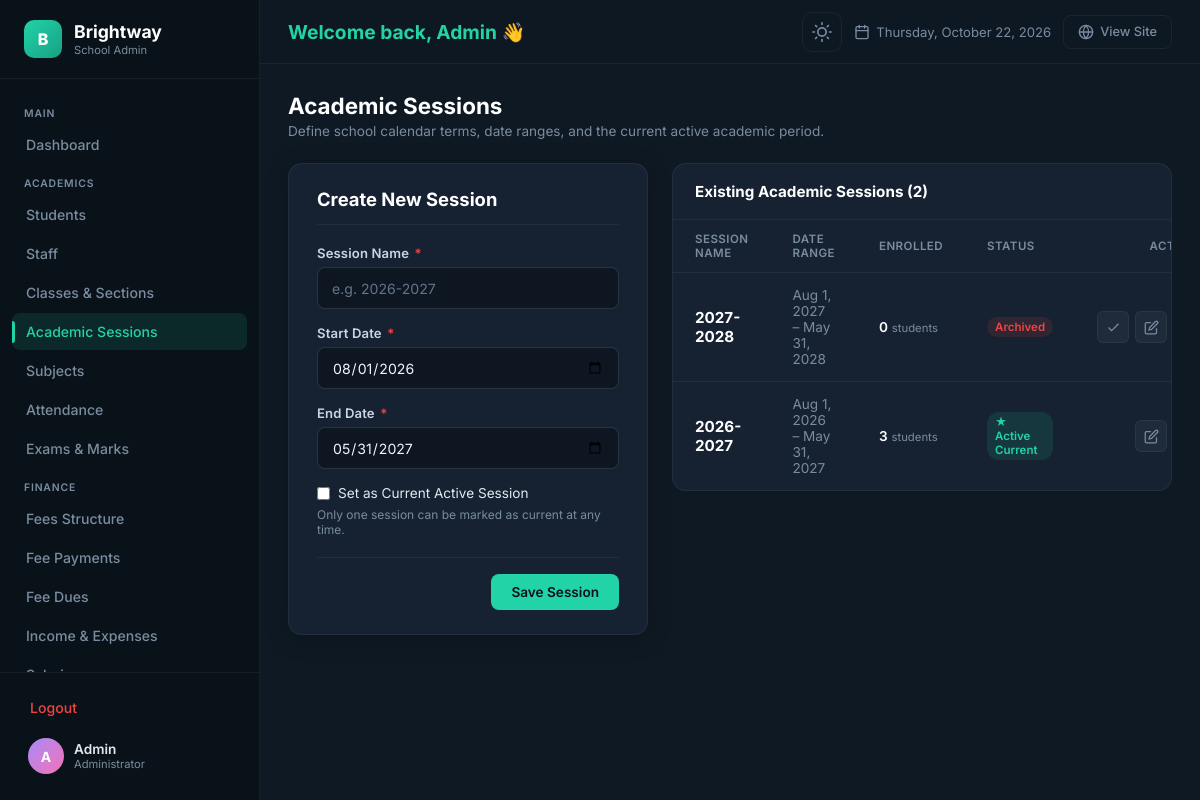
Page /admin/sessions.php (signed in) on the committed database.
### tables this page shows
CREATE TABLE `academic_sessions` (
  `id` INT AUTO_INCREMENT PRIMARY KEY,
  `session_name` VARCHAR(50) NOT NULL UNIQUE,
  `start_date` DATE NOT NULL,
  `end_date` DATE NOT NULL,
  `is_current` TINYINT(1) NOT NULL DEFAULT 0,
  `created_at` DATETIME NOT NULL DEFAULT CURRENT_TIMESTAMP
);

### admin/sessions.php (the view, shortened to what this page needs)
<?php
require_once __DIR__ . '/auth.php';
$edit_session = null;
$sessions_list = [];
$res = mysqli_query($conn, "SELECT s.*,
    COUNT(st.id) AS student_count
    FROM academic_sessions s
    LEFT JOIN students st ON s.id = st.session_id
    GROUP BY s.id
    ORDER BY s.start_date DESC");
while ($r = mysqli_fetch_assoc($res)) {
    $sessions_list[] = $r;
}
include __DIR__ . '/header.php';
?>
<div class="page-header">
    <div class="page-header__left">
        <h1 class="page-header__title">Academic Sessions</h1>
        <p class="page-header__desc">Define school calendar terms, date ranges, and the current active academic period.</p>
    </div>
</div>
<div class="dash-grid" style="grid-template-columns: 360px 1fr; align-items: start;">
    <div class="form-card animate-in">
        <div class="form-card__header">
            <h2 class="form-card__title"><?php echo $edit_session ? 'Edit Session' : 'Create New Session'; ?></h2>
        </div>
        <form method="POST" action="sessions.php">
            <div class="form-group" style="margin-bottom:16px;">
                <label class="form-label" for="session_name">Session Name <span class="required">*</span></label>
                <input type="text" id="session_name" name="session_name" class="form-control"
                       value="<?php echo htmlspecialchars($edit_session['session_name'] ?? ($_POST['session_name'] ?? '')); ?>"
                       placeholder="e.g. 2026-2027" required>
            </div>
            <div class="form-group" style="margin-bottom:16px;">
                <label class="form-label" for="start_date">Start Date <span class="required">*</span></label>
                <input type="date" id="start_date" name="start_date" class="form-control"
                       value="<?php echo htmlspecialchars($edit_session['start_date'] ?? ($_POST['start_date'] ?? date('Y-08-01'))); ?>" required>
            </div>
            <div class="form-group" style="margin-bottom:16px;">
                <label class="form-label" for="end_date">End Date <span class="required">*</span></label>
                <input type="date" id="end_date" name="end_date" class="form-control"
                       value="<?php echo htmlspecialchars($edit_session['end_date'] ?? ($_POST['end_date'] ?? date('Y-05-31', strtotime('+1 year')))); ?>" required>
            </div>
            <div class="form-group" style="margin-bottom:20px;">
                <label style="display:flex;align-items:center;gap:8px;font-size:0.85rem;color:var(--admin-text);cursor:pointer;">
                    <input type="checkbox" name="is_current" value="1"
                           <?php echo (!empty($edit_session['is_current']) || !empty($_POST['is_current'])) ? 'checked' : ''; ?>>
                    <span>Set as Current Active Session</span>
                </label>
                <small style="color:var(--admin-text-muted);font-size:0.75rem;">Only one session can be marked as current at any time.</small>
            </div>
            <div class="form-actions" style="margin-top:0;padding-top:16px;">
                <button type="submit" class="btn-admin btn-admin--primary">
                    <?php echo $edit_session ? 'Update Session' : 'Save Session'; ?>
                </button>
            </div>
        </form>
    </div>
    <div class="panel animate-in">
        <div class="panel__header">
            <h3 class="panel__title">Existing Academic Sessions (<?php echo count($sessions_list); ?>)</h3>
        </div>
        <?php if (!empty($sessions_list)): ?>
            <div class="table-responsive">
                <table class="recent-table">
                    <thead>
                        <tr>
                            <th>Session Name</th>
                            <th>Date Range</th>
                            <th>Enrolled</th>
                            <th>Status</th>
                            <th style="text-align:right;">Actions</th>
                        </tr>
                    </thead>
                    <tbody>
                        <?php foreach ($sessions_list as $ses): ?>
                        <tr>
                            <td>
                                <strong style="font-size:0.95rem;color:var(--admin-heading);"><?php echo htmlspecialchars($ses['session_name']); ?></strong>
                            </td>
                            <td style="color:var(--admin-text-muted);font-size:0.85rem;">
                                <?php echo date('M j, Y', strtotime($ses['start_date'])); ?> – <?php echo date('M j, Y', strtotime($ses['end_date'])); ?>
                            </td>
                            <td>
                                <span style="font-weight:600;color:var(--admin-heading);"><?php echo number_format($ses['student_count']); ?></span>
                                <small style="color:var(--admin-text-muted);">students</small>
                            </td>
                            <td>
                                <?php if ($ses['is_current']): ?>
                                    <span class="badge badge--active">★ Active Current</span>
                                <?php else: ?>
                                    <span class="badge badge--inactive">Archived</span>
                                <?php endif; ?>
                            </td>
                            <td style="text-align:right;">
                                <div class="table-actions" style="justify-content:flex-end;">
                                    <?php if (!$ses['is_current']): ?>
                                        <form method="POST" action="sessions.php" style="display:inline;" onsubmit="return confirm('Activate <?php echo htmlspecialchars($ses['session_name']); ?> as the current school session?');">
                                            <button type="submit" class="action-btn action-btn--success" title="Set as Current">
                                                <svg width="15" height="15" viewBox="0 0 24 24" fill="none" stroke="currentColor" stroke-width="2"><polyline points="20 6 9 17 4 12"/></svg>
                                            </button>
                                        </form>
                                    <?php endif; ?>
                                    <a href="sessions.php?action=edit&id=<?php echo $ses['id']; ?>" class="action-btn action-btn--edit" title="Edit Session">
                                        <svg width="15" height="15" viewBox="0 0 24 24" fill="none" stroke="currentColor" stroke-width="2"><path d="M11 4H4a2 2 0 0 0-2 2v14a2 2 0 0 0 2 2h14a2 2 0 0 0 2-2v-7"/><path d="M18.5 2.5a2.121 2.121 0 0 1 3 3L12 15l-4 1 1-4 9.5-9.5z"/></svg>
                                    </a>
                                </div>
                            </td>
                        </tr>
                        <?php endforeach; ?>
                    </tbody>
                </table>
            </div>
        <?php else: ?>
            <div class="empty-state">
                <p>No academic sessions found.</p>
            </div>
        <?php endif; ?>
    </div>
</div>
<?php include __DIR__ . '/footer.php'; ?>

### rows in the picture
academic_sessions: session_name "2027-2028", start_date "Aug 1, 2027", end_date "May 31, 2028", student_count "0", is_current "Archived"
academic_sessions: session_name "2026-2027", start_date "Aug 1, 2026", end_date "May 31, 2027", student_count "3", is_current "★ Active Current"

### other values in the picture
$admin_initial "A"
$admin_name "Admin"
count($sessions_list) "2"
